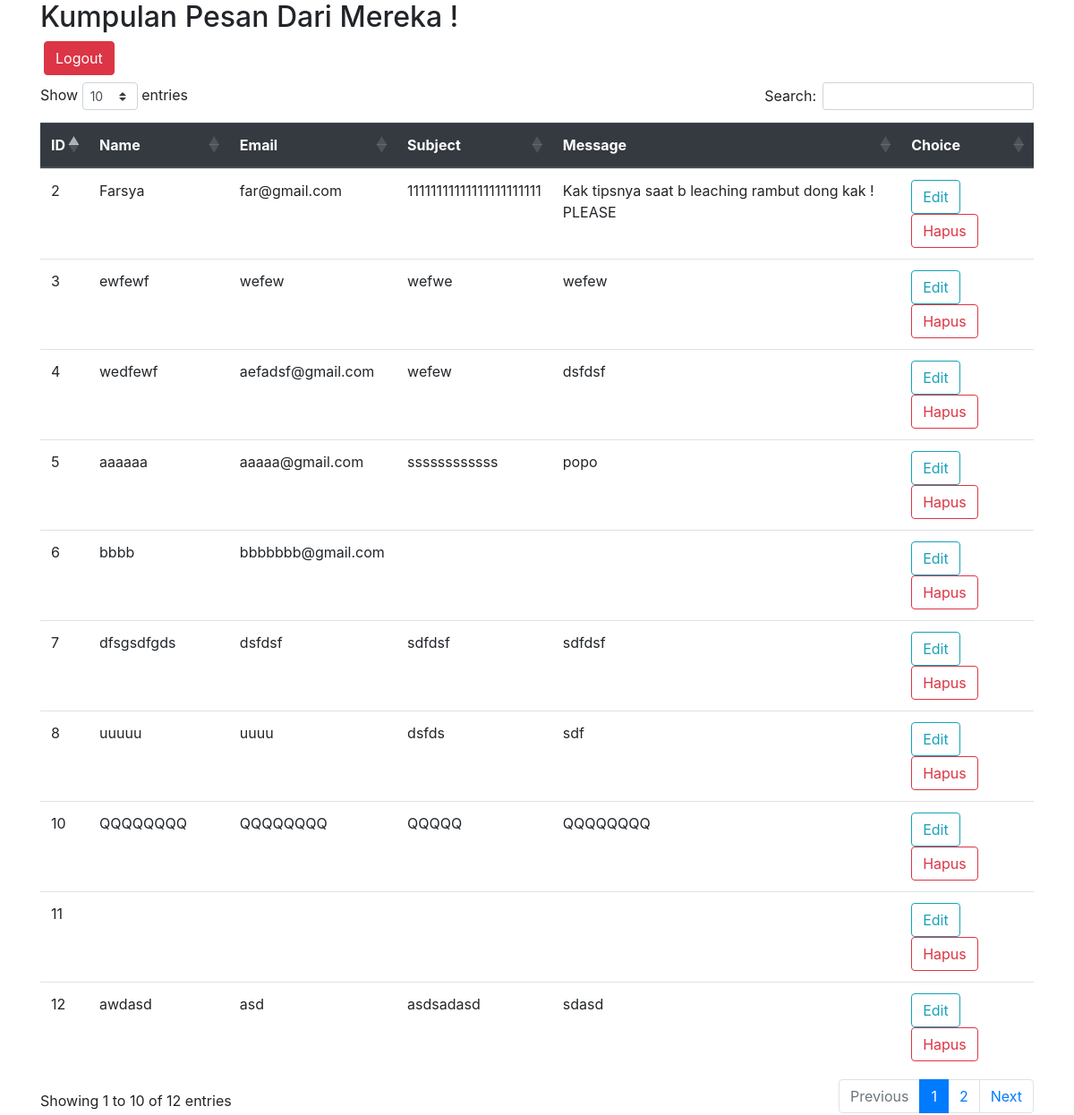
The app's page /detail_contact.php (signed in) with its own data.
### tables this page shows
CREATE TABLE IF NOT EXISTS `datamessage` (
  `id` int(11) NOT NULL AUTO_INCREMENT,
  `nama` varchar(30) NOT NULL,
  `email` varchar(50) NOT NULL,
  `subjek` varchar(100) NOT NULL,
  `pesan` text NOT NULL,
  PRIMARY KEY (`id`)
);

### detail_contact.php (the view, shortened to what this page needs)
<?php
include "koneksi.php";
?>
<!DOCTYPE html>
<html lang="en">
<head>
  <link rel="stylesheet" href="https://maxcdn.bootstrapcdn.com/bootstrap/4.5.2/css/bootstrap.min.css">
  <link rel="stylesheet" href="https://cdn.datatables.net/1.11.3/css/dataTables.bootstrap4.min.css">
</head>
<body>
<div class="container">
  <h2>Kumpulan Pesan Dari Mereka !</h2>
  <div class="row mb-2">
  <div class="col-sm-12">
    <span class="m-1">
      <a href="logout.php" class="btn btn-danger">Logout</a>
    </span>
  </div>
</div>
  <table id="example" class="table">
    <thead class= "thead-dark">
      <tr>
        <th>ID</th>
        <th>Name</th>
        <th>Email</th>
        <th>Subject</th>
        <th>Message</th>
        <th>Choice</th>
      </tr>
    </thead>
    <tbody>
<?php
 $strSQL = "SELECT * FROM datamessage";
 $execStrSQL = mysqli_query($conn,$strSQL);
 if (mysqli_num_rows($execStrSQL) > 0) {
    while ($row = mysqli_fetch_assoc($execStrSQL)) {
?>
      <tr>
        <td><?= $row["id"] ?></td>
        <td><?= $row["nama"] ?></td>
        <td><?= $row["email"] ?></td>
        <td><?= $row["subjek"] ?></td>
        <td><?= $row["pesan"] ?></td>
        <td>
          <a href="edit.php?id=<?= $row["id"] ?>" class="btn btn-outline-info">Edit</a>
          <a href="hapus.php?id=<?= $row["id"] ?>" class="btn btn-outline-danger">Hapus</a>
        </td>
      </tr>
<?php
    }
 }
?>
    </tbody>
  </table>
</div>
</body>
</html>

### records on screen
datamessage: id "2", nama "Farsya", email "far@gmail.com", subjek "11111111111111111111111", pesan "Kak tipsnya saat b leaching rambut dong kak ! PLEASE"
datamessage: id "3", nama "ewfewf", email "wefew", subjek "wefwe", pesan "wefew"
datamessage: id "4", nama "wedfewf", email "aefadsf@gmail.com", subjek "wefew", pesan "dsfdsf"
datamessage: id "5", nama "aaaaaa", email "aaaaa@gmail.com", subjek "ssssssssssss", pesan "popo"
datamessage: id "6", nama "bbbb", email "bbbbbbb@gmail.com"
datamessage: id "7", nama "dfsgsdfgds", email "dsfdsf", subjek "sdfdsf", pesan "sdfdsf"
datamessage: id "8", nama "uuuuu", email "uuuu", subjek "dsfds", pesan "sdf"
datamessage: id "10", nama "QQQQQQQQ", email "QQQQQQQQ", subjek "QQQQQ", pesan "QQQQQQQQ"
datamessage: id "11"
datamessage: id "12", nama "awdasd", email "asd", subjek "asdsadasd", pesan "sdasd"
